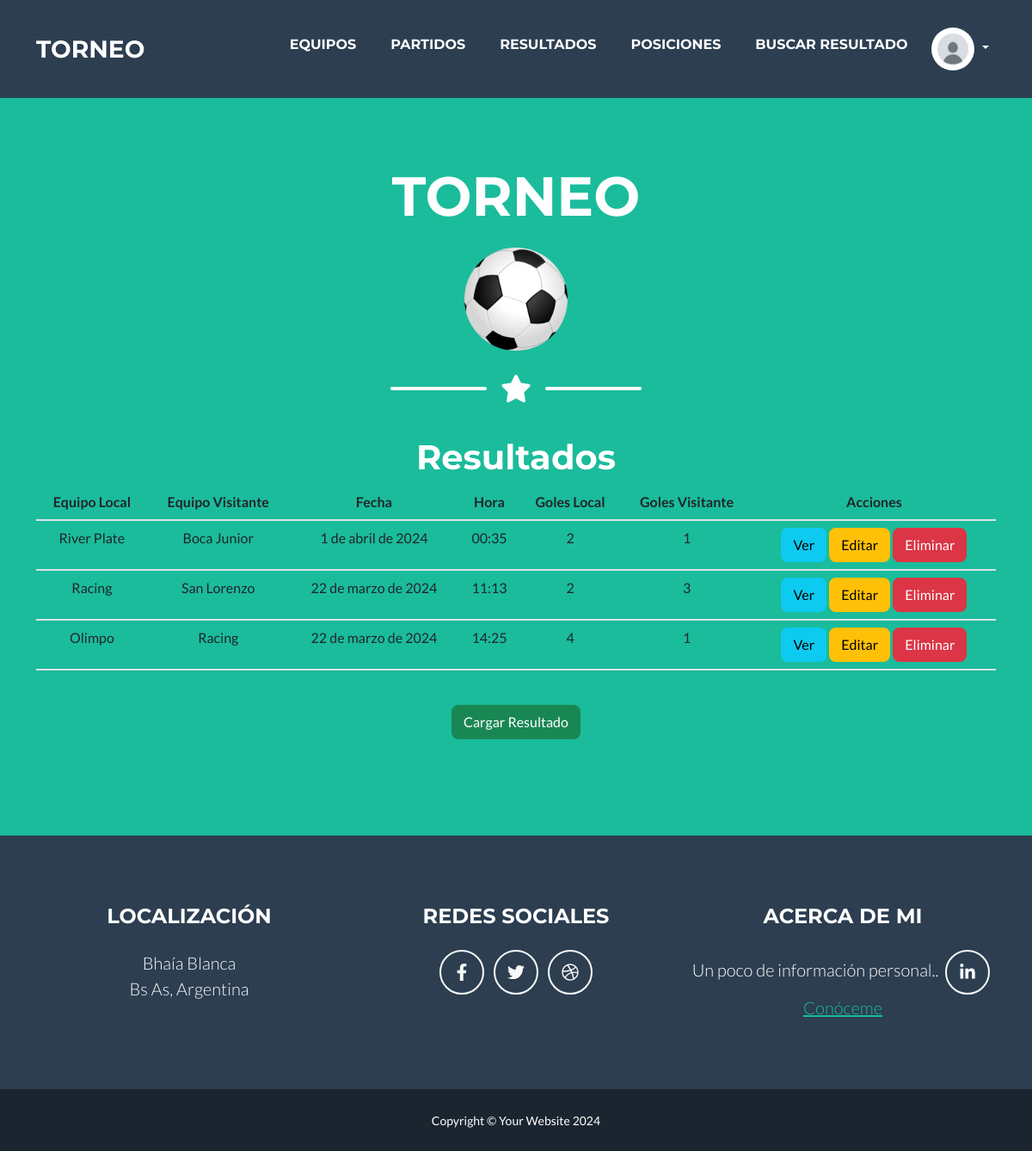
Screenshot of /App/resultados/ with the database file from the repository.
### App/models.py (models this page shows, shortened)
class Resultados(models.Model):
    partido = models.ForeignKey(Partidos, on_delete=models.SET_NULL, null=True)
    equipo_local = models.IntegerField()
    equipo_visitante = models.IntegerField()

class Partidos(models.Model):
    equipo_local = models.ForeignKey(Equipos, name="equipo_local", on_delete=models.SET_NULL, null=True, related_name='equipo_local')
    equipo_visitante = models.ForeignKey(Equipos, name="equipo_visitante", on_delete=models.SET_NULL, null=True, related_name='equipo_visitante')
    fecha = models.DateField()
    hora = models.TimeField()

class Equipos(models.Model):
    nombre = models.CharField(max_length=30)
    fechafundacion = models.DateField()

### App/views.py (the view)
# urls.py: path('resultados/', ResultadoListView.as_view(), name="resultados"),
class ResultadoListView(ListView):
    model = Resultados
    context_object_name = "resultados"
    template_name = "Resultados/lista_de_resultados.html"

### App/templates/Resultados/lista_de_resultados.html
{% extends "home.html" %}
{% block section %}
    <h1>Resultados</h1>
    <table class="table">
        <thead>
            <tr>
                <th scope="col">Equipo Local</th>
                <th scope="col">Equipo Visitante</th>
                <th scope="col">Fecha</th>
                <th scope="col">Hora</th>
                <th scope="col">Goles Local</th>
                <th scope="col">Goles Visitante</th>
                <th scope="col">Acciones</th>
            </tr>
        </thead>
        <tbody>
            {% for resultado in resultados %}
                <tr>
                    <td>{{ resultado.partido.equipo_local.nombre }}</td>
                    <td>{{ resultado.partido.equipo_visitante.nombre }}</td>
                    <td>{{ resultado.partido.fecha }}</td>
                    <td>{{ resultado.partido.hora }}</td>
                    <td>{{ resultado.equipo_local }}</td>
                    <td>{{ resultado.equipo_visitante }}</td>
                    <td>
                        <a href="{% url 'ver_resultado' resultado.pk %}">
                            <button type="button" class="btn btn-info">Ver</button>
                        </a>
                        <a href="{% url 'actualizar_resultado' resultado.pk %}">
                            <button type="button" class="btn btn-warning">Editar</button>
                        </a>
                        <a href="{% url 'eliminar_resultado' resultado.pk %}">
                            <button type="button" class="btn btn-danger">Eliminar</button>
                        </a>
                    </td>
                </tr>
            {% endfor %}
        </tbody>
    </table>
    <br>
    <a href="{% url 'crear_resultado' %}">
        <button type="button" class="btn btn-success">Cargar Resultado</button>
    </a>
{% endblock %}

### rows the page displays
Resultados: partido.equipo_local.nombre "River Plate", partido.equipo_visitante.nombre "Boca Junior", partido.fecha "1 de abril de 2024", partido.hora "00:35", equipo_local "2", equipo_visitante "1"
Resultados: partido.equipo_local.nombre "Racing", partido.equipo_visitante.nombre "San Lorenzo", partido.fecha "22 de marzo de 2024", partido.hora "11:13", equipo_local "2", equipo_visitante "3"
Resultados: partido.equipo_local.nombre "Olimpo", partido.equipo_visitante.nombre "Racing", partido.fecha "22 de marzo de 2024", partido.hora "14:25", equipo_local "4", equipo_visitante "1"
